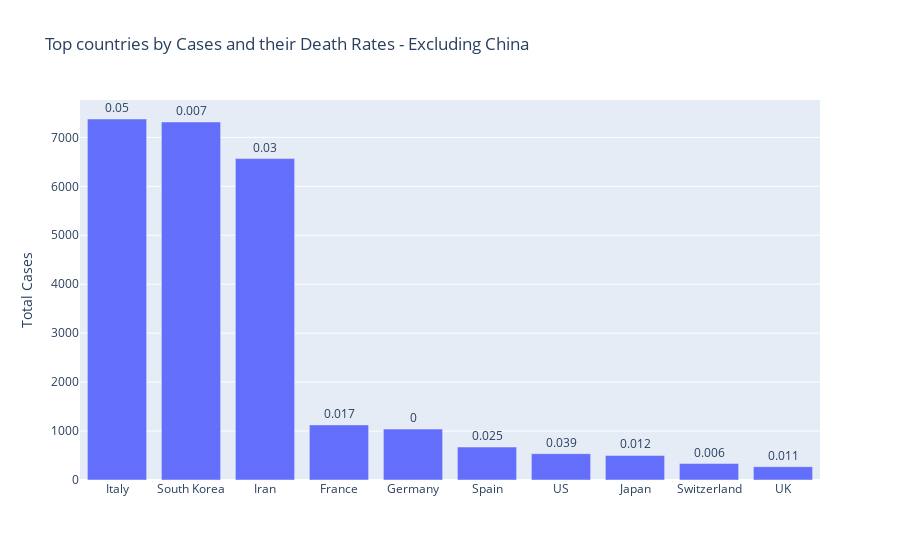

Notebook code for this chart:
### Code cell
fig = go.Figure(go.Bar(x=top10countriescumulativexclChina.index, y=top10countriescumulativexclChina['Total Confirmed Cases'],
                      text=top10countriescumulativexclChina['Death to Cases Ratio'],
            textposition='outside'))
fig.update_layout(title_text='Top countries by Cases and their Death Rates - Excluding China',yaxis_title='Total Cases')

### Figure 1 — Plotly figure (JSON) as saved in the notebook; plotly's stock layout.template omitted (floating-point values rounded to 4 significant figures)
{"data": [{"text": [0.05, 0.007, 0.03, 0.017, 0, 0.025, 0.039, 0.012, 0.006, 0.011], "textposition": "outside", "type": "bar", "x": ["Italy", "South Korea", "Iran", "France", "Germany", "Spain", "US", "Japan", "Switzerland", "UK"], "y": [7375, 7314, 6566, 1126, 1040, 673, 538, 502, 337, 273]}], "layout": {"title": {"text": "Top countries by Cases and their Death Rates - Excluding China"}, "yaxis": {"title": {"text": "Total Cases"}}}}
